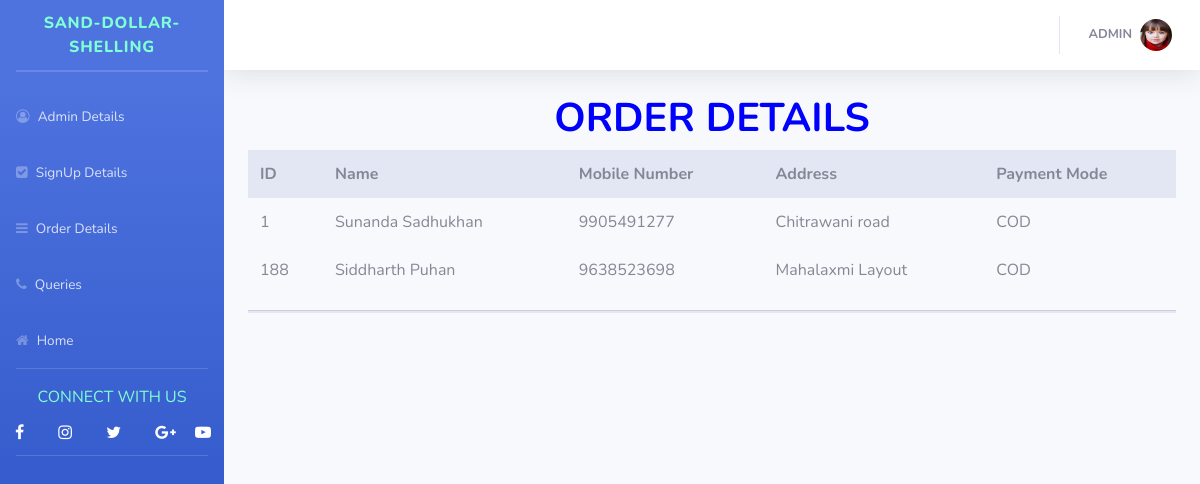
Screenshot of /sds/admin5.php with the database file from the repository.
### tables this page shows
CREATE TABLE `order_manager` (
  `name` varchar(30) NOT NULL,
  `phone` varchar(10) NOT NULL,
  `addr` varchar(30) NOT NULL,
  `pay_mode` varchar(30) NOT NULL,
  `id` int(3) NOT NULL
);

### sds/admin5.php (the view, shortened to what this page needs)
<?php
$server = "localhost";
$user = "root";
$password = "";
$db = "project";
$con = mysqli_connect($server,$user,$password,$db);
$query = "select * from order_manager";
$result = mysqli_query($con,$query);
?>
<!DOCTYPE html>
<html lang="en">
<head>
    <link href="vendor/fontawesome-free/css/all.min.css" rel="stylesheet" type="text/css">
        <link rel="stylesheet" href="https://cdnjs.cloudflare.com/ajax/libs/font-awesome/4.7.0/css/font-awesome.min.css">
    <link href="css/sb-admin-2.min.css" rel="stylesheet">
</head>
<body id="page-top">
    <div id="wrapper" >
        <ul class="navbar-nav bg-gradient-primary sidebar sidebar-dark accordion" id="accordionSidebar" >
            <a class="sidebar-brand d-flex align-items-center justify-content-center" href="index.html">
                <div class="sidebar-brand-text mx-3" style="font-size: medium;color:aquamarine;">SAND-DOLLAR-SHELLING </div>
            </a>
            <hr class="sidebar-divider my-0">
            <hr class="sidebar-divider">
            <li class="nav-item">
                <a class="nav-link collapsed" href="admin3.php"><i class="fa fa-user-circle-o" aria-hidden="true"></i>
                    <span>Admin Details</span>
                </a>
            </li>
            <li class="nav-item">
                <a class="nav-link collapsed" href="admin4.php"><i class="fa fa-check-square" aria-hidden="true"></i>
                    <span>SignUp Details</span>
                </a>
            </li>
            <li class="nav-item">
                <a class="nav-link collapsed" href="admin5.php"><i class="fa fa-bars" aria-hidden="true"></i>
                    <span>Order Details</span>
                </a>
            </li>
            <li class="nav-item">
                <a class="nav-link collapsed" href="admin6.php"><i class="fa fa-phone" aria-hidden="true"></i>
                    <span>Queries</span>
                </a>
            </li>
            <li class="nav-item">
                <a class="nav-link collapsed" href="index.php"><i class="fa fa-home" aria-hidden="true"></i>
                    <span>Home</span>
                </a>
            </li>
            <hr class="sidebar-divider">
           <span style="font:bold;color:aquamarine;text-align:center">CONNECT WITH US</span>
            <div class="center">
                <span >
                    <a href="https://www.facebook.com/marketplace/item/2248908731951371/"style="color: white;"><i class="fa fa-facebook" style="margin: 15px;"></i></a>
                    <a href="https://www.instagram.com/_sea.shell_2001/"style="color: white;"><i class="fa fa-instagram" style="margin: 15px;"></i></a>
                    <a href="https://twitter.com/magioliveira?s=20&t=Gcsr1wcONcbxOhQ-NcfzKg"style="color: white;"><i class="fa fa-twitter" style="margin: 15px;"></i></a>
                    <a href=" mailto:sunandasadhukhan674@gmail.com"style="color: white;"><i class="fa fa-google-plus" style="margin: 15px;"></i></a>
                    <a href="https://youtu.be/HOiZrWtQ4Hg"style="color: white;"><i class="fa fa-youtube-play" ></i></a>
                </span>
                <hr class="sidebar-divider">
        </ul>
        <div id="content-wrapper" class="d-flex flex-column">
            <div id="content">
                <nav class="navbar navbar-expand navbar-light bg-white topbar mb-4 static-top shadow">
                    <ul class="navbar-nav ml-auto">
                        <li class="nav-item dropdown no-arrow">
                            <a class="nav-link dropdown-toggle" href="#" id="userDropdown" role="button"
                                data-toggle="dropdown" aria-haspopup="true" aria-expanded="false">
                                <span class="mr-2 d-none d-lg-inline text-gray-600 small"><B>ADMIN</B></span>
                                <img class="img-profile rounded-circle"
                                    src="img\profile.jpg">
                            </a>
                        </li>
                    </ul>
                </nav>
                <div class="container-fluid">
                    <div >
                        <div >
                        <h1 style="text-align:center;color:#0000ff;font-weight:bold;">ORDER DETAILS</h1>
                            <section id="signup">
                            <table class="table table-borderless table-group-divider">
                            <tr style="background: #e3e6f3;">
                            <th>ID</th>
                            <th>Name</th>
                            <th>Mobile Number</th>
                            <th>Address</th>
                            <th>Payment Mode</th>
                            <tr>
                            <?php
                            while($rows=mysqli_fetch_assoc($result))
                            {
                                ?>
                                <tr class="tbody">
                                <td><?php echo $rows['id']; ?></td>
                                <td><?php echo $rows['name']; ?></td>
                                <td><?php echo $rows['phone']; ?></td>
                                <td><?php echo $rows['addr']; ?></td>
                                <td><?php echo $rows['pay_mode']; ?></td>
                                </tr>
                                <?php
                                }
                                ?>
                            </table>
                                <hr style="background: #e3e6f3; height: 2px;" >
                                </section>
                        </div>
                    </div>
    </div>
</body>
</html>

### rows the page displays
order_manager: id "1", name "Sunanda Sadhukhan", phone "9905491277", addr "Chitrawani road", pay_mode "COD"
order_manager: id "188", name "Siddharth Puhan", phone "9638523698", addr "Mahalaxmi Layout", pay_mode "COD"
